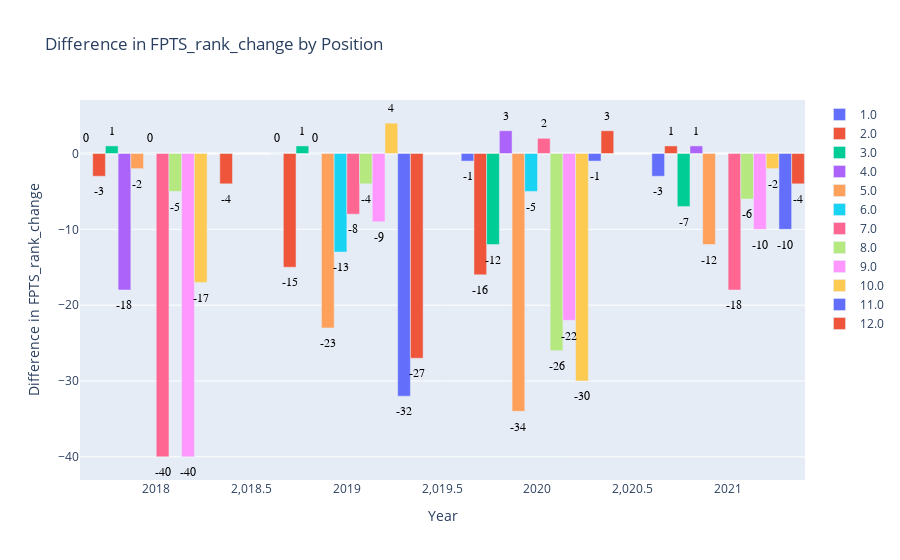

The code cell stored with this chart in its notebook:
### Code cell
consistency_chart(df.copy(), 'te')

### Figure 1 — Plotly figure (JSON) as saved in the notebook; plotly's stock layout.template omitted (floating-point values rounded to 4 significant figures)
{"data": [{"customdata": [["Travis Kelce", 1, 2, 16], ["Travis Kelce", 1, 1, 16], ["Travis Kelce", 1, 1, 15], ["Mark Andrews", 1, 4, 15]], "hovertemplate": "Player: %{customdata[0]}<br>FPTS_rank_current: %{customdata[1]}<br>FPTS_rank_change: %{y}<br>FPTS_rank_next: %{customdata[2]}<br>FPTS_G: %{customdata[3]}<br><extra></extra>", "name": "1.0", "type": "bar", "width": 0.06667, "x": [2020.0, 2018.0, 2019.0, 2021.0], "y": [-1, 0, 0, -3]}, {"customdata": [["George Kittle", 2, 17, 8], ["Darren Waller", 2, 18, 11], ["Travis Kelce", 2, 1, 17], ["Zach Ertz", 2, 5, 15]], "hovertemplate": "Player: %{customdata[0]}<br>FPTS_rank_current: %{customdata[1]}<br>FPTS_rank_change: %{y}<br>FPTS_rank_next: %{customdata[2]}<br>FPTS_G: %{customdata[3]}<br><extra></extra>", "name": "2.0", "type": "bar", "width": 0.06667, "x": [2019.0, 2020.0, 2021.0, 2018.0], "y": [-15, -16, 1, -3]}, {"customdata": [["T.J. Hockenson", 3, 15, 12], ["George Kittle", 3, 2, 14], ["Dalton Schultz", 3, 10, 15], ["Darren Waller", 3, 2, 16]], "hovertemplate": "Player: %{customdata[0]}<br>FPTS_rank_current: %{customdata[1]}<br>FPTS_rank_change: %{y}<br>FPTS_rank_next: %{customdata[2]}<br>FPTS_G: %{customdata[3]}<br><extra></extra>", "name": "3.0", "type": "bar", "width": 0.06667, "x": [2020.0, 2018.0, 2021.0, 2019.0], "y": [-12, 1, -7, 1]}, {"customdata": [["George Kittle", 4, 3, 15], ["Mark Andrews", 4, 1, 17], ["Mark Andrews", 4, 4, 14], ["Eric Ebron", 4, 22, 11]], "hovertemplate": "Player: %{customdata[0]}<br>FPTS_rank_current: %{customdata[1]}<br>FPTS_rank_change: %{y}<br>FPTS_rank_next: %{customdata[2]}<br>FPTS_G: %{customdata[3]}<br><extra></extra>", "name": "4.0", "type": "bar", "width": 0.06667, "x": [2021.0, 2020.0, 2019.0, 2018.0], "y": [1, 3, 0, -18]}, {"customdata": [["Logan Thomas", 5, 39, 5], ["Zach Ertz", 5, 28, 11], ["Zach Ertz", 5, 17, 10], ["Jared Cook", 5, 7, 14]], "hovertemplate": "Player: %{customdata[0]}<br>FPTS_rank_current: %{customdata[1]}<br>FPTS_rank_change: %{y}<br>FPTS_rank_next: %{customdata[2]}<br>FPTS_G: %{customdata[3]}<br><extra></extra>", "name": "5.0", "type": "bar", "width": 0.06667, "x": [2020.0, 2019.0, 2021.0, 2018.0], "y": [-34, -23, -12, -2]}, {"customdata": [["Austin Hooper", 6, 19, 13], ["Austin Hooper", 6, 6, 13], ["Mike Gesicki", 6, 11, 17]], "hovertemplate": "Player: %{customdata[0]}<br>FPTS_rank_current: %{customdata[1]}<br>FPTS_rank_change: %{y}<br>FPTS_rank_next: %{customdata[2]}<br>FPTS_G: %{customdata[3]}<br><extra></extra>", "name": "6.0", "type": "bar", "width": 0.06667, "x": [2019.0, 2018.0, 2020.0], "y": [-13, 0, -5]}, {"customdata": [["Rob Gronkowski", 7, 5, 12], ["Jared Cook", 7, 15, 15], ["Kyle Pitts", 7, 25, 10], ["Trey Burton", 7, 47, 9]], "hovertemplate": "Player: %{customdata[0]}<br>FPTS_rank_current: %{customdata[1]}<br>FPTS_rank_change: %{y}<br>FPTS_rank_next: %{customdata[2]}<br>FPTS_G: %{customdata[3]}<br><extra></extra>", "name": "7.0", "type": "bar", "width": 0.06667, "x": [2020.0, 2019.0, 2021.0, 2018.0], "y": [2, -8, -18, -40]}, {"customdata": [["Hunter Henry", 8, 12, 14], ["Dawson Knox", 8, 14, 15], ["Kyle Rudolph", 8, 13, 16], ["Hayden Hurst", 8, 34, 12]], "hovertemplate": "Player: %{customdata[0]}<br>FPTS_rank_current: %{customdata[1]}<br>FPTS_rank_change: %{y}<br>FPTS_rank_next: %{customdata[2]}<br>FPTS_G: %{customdata[3]}<br><extra></extra>", "name": "8.0", "type": "bar", "width": 0.06667, "x": [2019.0, 2021.0, 2018.0, 2020.0], "y": [-4, -6, -5, -26]}, {"customdata": [["Hunter Henry", 9, 19, 16], ["David Njoku", 9, 49, 4], ["Jonnu Smith", 9, 31, 16], ["Dallas Goedert", 9, 18, 11]], "hovertemplate": "Player: %{customdata[0]}<br>FPTS_rank_current: %{customdata[1]}<br>FPTS_rank_change: %{y}<br>FPTS_rank_next: %{customdata[2]}<br>FPTS_G: %{customdata[3]}<br><extra></extra>", "name": "9.0", "type": "bar", "width": 0.06667, "x": [2021.0, 2018.0, 2020.0, 2019.0], "y": [-10, -40, -22, -9]}, {"customdata": [["Vance McDonald", 10, 27, 14], ["Mike Gesicki", 10, 6, 15], ["Dallas Goedert", 10, 12, 12], ["Jimmy Graham", 10, 40, 11]], "hovertemplate": "Player: %{customdata[0]}<br>FPTS_rank_current: %{customdata[1]}<br>FPTS_rank_change: %{y}<br>FPTS_rank_next: %{customdata[2]}<br>FPTS_G: %{customdata[3]}<br><extra></extra>", "name": "10.0", "type": "bar", "width": 0.06667, "x": [2018.0, 2019.0, 2021.0, 2020.0], "y": [-17, 4, -2, -30]}, {"customdata": [["Noah Fant", 11, 12, 16], ["Jason Witten", 11, 43, 16], ["Mike Gesicki", 11, 21, 17]], "hovertemplate": "Player: %{customdata[0]}<br>FPTS_rank_current: %{customdata[1]}<br>FPTS_rank_change: %{y}<br>FPTS_rank_next: %{customdata[2]}<br>FPTS_G: %{customdata[3]}<br><extra></extra>", "name": "11.0", "type": "bar", "width": 0.06667, "x": [2020.0, 2019.0, 2021.0], "y": [-1, -32, -10]}, {"customdata": [["Noah Fant", 12, 16, 17], ["Hunter Henry", 12, 9, 16], ["Greg Olsen", 12, 39, 11], ["Evan Engram", 12, 16, 8]], "hovertemplate": "Player: %{customdata[0]}<br>FPTS_rank_current: %{customdata[1]}<br>FPTS_rank_change: %{y}<br>FPTS_rank_next: %{customdata[2]}<br>FPTS_G: %{customdata[3]}<br><extra></extra>", "name": "12.0", "type": "bar", "width": 0.06667, "x": [2021.0, 2020.0, 2019.0, 2018.0], "y": [-4, 3, -27, -4]}], "layout": {"annotations": [{"align": "center", "font": {"color": "black", "family": "Arial", "size": 12}, "showarrow": false, "text": "-1", "x": 2020.0, "xref": "x", "y": -3, "yref": "y"}, {"align": "center", "font": {"color": "black", "family": "Arial", "size": 12}, "showarrow": false, "text": "0", "x": 2018.0, "xref": "x", "y": 2, "yref": "y"}, {"align": "center", "font": {"color": "black", "family": "Arial", "size": 12}, "showarrow": false, "text": "0", "x": 2019.0, "xref": "x", "y": 2, "yref": "y"}, {"align": "center", "font": {"color": "black", "family": "Arial", "size": 12}, "showarrow": false, "text": "-3", "x": 2021.0, "xref": "x", "y": -5, "yref": "y"}, {"align": "center", "font": {"color": "black", "family": "Arial", "size": 12}, "showarrow": false, "text": "-15", "x": 2019.0, "xref": "x", "y": -17, "yref": "y"}, {"align": "center", "font": {"color": "black", "family": "Arial", "size": 12}, "showarrow": false, "text": "-16", "x": 2020.0, "xref": "x", "y": -18, "yref": "y"}, {"align": "center", "font": {"color": "black", "family": "Arial", "size": 12}, "showarrow": false, "text": "1", "x": 2021.0, "xref": "x", "y": 3, "yref": "y"}, {"align": "center", "font": {"color": "black", "family": "Arial", "size": 12}, "showarrow": false, "text": "-3", "x": 2018.0, "xref": "x", "y": -5, "yref": "y"}, {"align": "center", "font": {"color": "black", "family": "Arial", "size": 12}, "showarrow": false, "text": "-12", "x": 2020.0, "xref": "x", "y": -14, "yref": "y"}, {"align": "center", "font": {"color": "black", "family": "Arial", "size": 12}, "showarrow": false, "text": "1", "x": 2018.0, "xref": "x", "y": 3, "yref": "y"}, {"align": "center", "font": {"color": "black", "family": "Arial", "size": 12}, "showarrow": false, "text": "-7", "x": 2021.0, "xref": "x", "y": -9, "yref": "y"}, {"align": "center", "font": {"color": "black", "family": "Arial", "size": 12}, "showarrow": false, "text": "1", "x": 2019.0, "xref": "x", "y": 3, "yref": "y"}, {"align": "center", "font": {"color": "black", "family": "Arial", "size": 12}, "showarrow": false, "text": "1", "x": 2021.0, "xref": "x", "y": 3, "yref": "y"}, {"align": "center", "font": {"color": "black", "family": "Arial", "size": 12}, "showarrow": false, "text": "3", "x": 2020.0, "xref": "x", "y": 5, "yref": "y"}, {"align": "center", "font": {"color": "black", "family": "Arial", "size": 12}, "showarrow": false, "text": "0", "x": 2019.0, "xref": "x", "y": 2, "yref": "y"}, {"align": "center", "font": {"color": "black", "family": "Arial", "size": 12}, "showarrow": false, "text": "-18", "x": 2018.0, "xref": "x", "y": -20, "yref": "y"}, {"align": "center", "font": {"color": "black", "family": "Arial", "size": 12}, "showarrow": false, "text": "-34", "x": 2020.0, "xref": "x", "y": -36, "yref": "y"}, {"align": "center", "font": {"color": "black", "family": "Arial", "size": 12}, "showarrow": false, "text": "-23", "x": 2019.0, "xref": "x", "y": -25, "yref": "y"}, {"align": "center", "font": {"color": "black", "family": "Arial", "size": 12}, "showarrow": false, "text": "-12", "x": 2021.0, "xref": "x", "y": -14, "yref": "y"}, {"align": "center", "font": {"color": "black", "family": "Arial", "size": 12}, "showarrow": false, "text": "-2", "x": 2018.0, "xref": "x", "y": -4, "yref": "y"}, {"align": "center", "font": {"color": "black", "family": "Arial", "size": 12}, "showarrow": false, "text": "-13", "x": 2019.0, "xref": "x", "y": -15, "yref": "y"}, {"align": "center", "font": {"color": "black", "family": "Arial", "size": 12}, "showarrow": false, "text": "0", "x": 2018.0, "xref": "x", "y": 2, "yref": "y"}, {"align": "center", "font": {"color": "black", "family": "Arial", "size": 12}, "showarrow": false, "text": "-5", "x": 2020.0, "xref": "x", "y": -7, "yref": "y"}, {"align": "center", "font": {"color": "black", "family": "Arial", "size": 12}, "showarrow": false, "text": "2", "x": 2020.0, "xref": "x", "y": 4, "yref": "y"}, {"align": "center", "font": {"color": "black", "family": "Arial", "size": 12}, "showarrow": false, "text": "-8", "x": 2019.0, "xref": "x", "y": -10, "yref": "y"}, {"align": "center", "font": {"color": "black", "family": "Arial", "size": 12}, "showarrow": false, "text": "-18", "x": 2021.0, "xref": "x", "y": -20, "yref": "y"}, {"align": "center", "font": {"color": "black", "family": "Arial", "size": 12}, "showarrow": false, "text": "-40", "x": 2018.0, "xref": "x", "y": -42, "yref": "y"}, {"align": "center", "font": {"color": "black", "family": "Arial", "size": 12}, "showarrow": false, "text": "-4", "x": 2019.0, "xref": "x", "y": -6, "yref": "y"}, {"align": "center", "font": {"color": "black", "family": "Arial", "size": 12}, "showarrow": false, "text": "-6", "x": 2021.0, "xref": "x", "y": -8, "yref": "y"}, {"align": "center", "font": {"color": "black", "family": "Arial", "size": 12}, "showarrow": false, "text": "-5", "x": 2018.0, "xref": "x", "y": -7, "yref": "y"}, {"align": "center", "font": {"color": "black", "family": "Arial", "size": 12}, "showarrow": false, "text": "-26", "x": 2020.0, "xref": "x", "y": -28, "yref": "y"}, {"align": "center", "font": {"color": "black", "family": "Arial", "size": 12}, "showarrow": false, "text": "-10", "x": 2021.0, "xref": "x", "y": -12, "yref": "y"}, {"align": "center", "font": {"color": "black", "family": "Arial", "size": 12}, "showarrow": false, "text": "-40", "x": 2018.0, "xref": "x", "y": -42, "yref": "y"}, {"align": "center", "font": {"color": "black", "family": "Arial", "size": 12}, "showarrow": false, "text": "-22", "x": 2020.0, "xref": "x", "y": -24, "yref": "y"}, {"align": "center", "font": {"color": "black", "family": "Arial", "size": 12}, "showarrow": false, "text": "-9", "x": 2019.0, "xref": "x", "y": -11, "yref": "y"}, {"align": "center", "font": {"color": "black", "family": "Arial", "size": 12}, "showarrow": false, "text": "-17", "x": 2018.0, "xref": "x", "y": -19, "yref": "y"}, {"align": "center", "font": {"color": "black", "family": "Arial", "size": 12}, "showarrow": false, "text": "4", "x": 2019.0, "xref": "x", "y": 6, "yref": "y"}, {"align": "center", "font": {"color": "black", "family": "Arial", "size": 12}, "showarrow": false, "text": "-2", "x": 2021.0, "xref": "x", "y": -4, "yref": "y"}, {"align": "center", "font": {"color": "black", "family": "Arial", "size": 12}, "showarrow": false, "text": "-30", "x": 2020.0, "xref": "x", "y": -32, "yref": "y"}, {"align": "center", "font": {"color": "black", "family": "Arial", "size": 12}, "showarrow": false, "text": "-1", "x": 2020.0, "xref": "x", "y": -3, "yref": "y"}, {"align": "center", "font": {"color": "black", "family": "Arial", "size": 12}, "showarrow": false, "text": "-32", "x": 2019.0, "xref": "x", "y": -34, "yref": "y"}, {"align": "center", "font": {"color": "black", "family": "Arial", "size": 12}, "showarrow": false, "text": "-10", "x": 2021.0, "xref": "x", "y": -12, "yref": "y"}, {"align": "center", "font": {"color": "black", "family": "Arial", "size": 12}, "showarrow": false, "text": "-4", "x": 2021.0, "xref": "x", "y": -6, "yref": "y"}, {"align": "center", "font": {"color": "black", "family": "Arial", "size": 12}, "showarrow": false, "text": "3", "x": 2020.0, "xref": "x", "y": 5, "yref": "y"}, {"align": "center", "font": {"color": "black", "family": "Arial", "size": 12}, "showarrow": false, "text": "-27", "x": 2019.0, "xref": "x", "y": -29, "yref": "y"}, {"align": "center", "font": {"color": "black", "family": "Arial", "size": 12}, "showarrow": false, "text": "-4", "x": 2018.0, "xref": "x", "y": -6, "yref": "y"}], "barmode": "group", "title": {"text": "Difference in FPTS_rank_change by Position"}, "xaxis": {"title": {"text": "Year"}}, "yaxis": {"title": {"text": "Difference in FPTS_rank_change"}}}}
